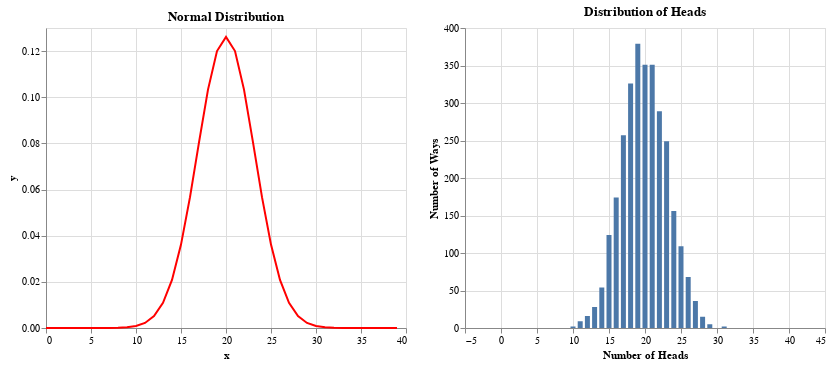

The code cell stored with this chart in its notebook:
### Markdown cell above
What does the plot look like? Does the bell shape ring a bell?

Now, we plot a Normal distribution with mean = `number_of_flips` and standard deviation = $\sqrt{mean/2}$  and check how it looks like.

### Code cell
from scipy.stats import norm

x = np.arange(0,num_of_flips)
mean = num_of_flips / 2
stddev = np.sqrt(mean / 2)
y = norm.pdf(x,mean,stddev)

data = pd.DataFrame({
    'x': x,
    'y': y
})
normal_chart = alt.Chart(data).mark_line(color='red').encode(
    alt.X('x'),
    y = 'y'
).properties(title='Normal Distribution',width=360)
normal_chart | bar_chart

### Figure 1 — Vega-Lite specification as saved in the notebook (floating-point values rounded to 4 significant figures)
{"config": {"view": {"continuousWidth": 400, "continuousHeight": 300}}, "hconcat": [{"data": {"name": "data-8b48908db5d271e2956e2a8272fc8e07"}, "mark": {"type": "line", "color": "red"}, "encoding": {"x": {"type": "quantitative", "field": "x"}, "y": {"type": "quantitative", "field": "y"}}, "title": "Normal Distribution", "width": 360}, {"data": {"name": "data-c7ad18303904753003e679bfb19caa8f"}, "mark": "bar", "encoding": {"x": {"type": "quantitative", "field": "Number of Heads"}, "y": {"type": "quantitative", "field": "Number of Ways"}}, "title": "Distribution of Heads", "width": 360}], "$schema": "https://vega.github.io/schema/vega-lite/v4.0.2.json", "datasets": {"data-8b48908db5d271e2956e2a8272fc8e07": [{"x": 0, "y": 2.6e-10}, {"x": 1, "y": 1.828e-09}, {"x": 2, "y": 1.162e-08}, {"x": 3, "y": 6.689e-08}, {"x": 4, "y": 3.483e-07}, {"x": 5, "y": 1.641e-06}, {"x": 6, "y": 6.996e-06}, {"x": 7, "y": 2.698e-05}, {"x": 8, "y": 9.419e-05}, {"x": 9, "y": 0.0002975}, {"x": 10, "y": 0.00085}, {"x": 11, "y": 0.002198}, {"x": 12, "y": 0.005142}, {"x": 13, "y": 0.01089}, {"x": 14, "y": 0.02085}, {"x": 15, "y": 0.03614}, {"x": 16, "y": 0.05669}, {"x": 17, "y": 0.08044}, {"x": 18, "y": 0.1033}, {"x": 19, "y": 0.12}, {"x": 20, "y": 0.1262}, {"x": 21, "y": 0.12}, {"x": 22, "y": 0.1033}, {"x": 23, "y": 0.08044}, {"x": 24, "y": 0.05669}, {"x": 25, "y": 0.03614}, {"x": 26, "y": 0.02085}, {"x": 27, "y": 0.01089}, {"x": 28, "y": 0.005142}, {"x": 29, "y": 0.002198}, {"x": 30, "y": 0.00085}, {"x": 31, "y": 0.0002975}, {"x": 32, "y": 9.419e-05}, {"x": 33, "y": 2.698e-05}, {"x": 34, "y": 6.996e-06}, {"x": 35, "y": 1.641e-06}, {"x": 36, "y": 3.483e-07}, {"x": 37, "y": 6.689e-08}, {"x": 38, "y": 1.162e-08}, {"x": 39, "y": 1.828e-09}], "data-c7ad18303904753003e679bfb19caa8f": [{"Number of Heads": 0, "Number of Ways": 0}, {"Number of Heads": 1, "Number of Ways": 0}, {"Number of Heads": 2, "Number of Ways": 0}, {"Number of Heads": 3, "Number of Ways": 0}, {"Number of Heads": 4, "Number of Ways": 0}, {"Number of Heads": 5, "Number of Ways": 0}, {"Number of Heads": 6, "Number of Ways": 0}, {"Number of Heads": 7, "Number of Ways": 0}, {"Number of Heads": 8, "Number of Ways": 0}, {"Number of Heads": 9, "Number of Ways": 0}, {"Number of Heads": 10, "Number of Ways": 2}, {"Number of Heads": 11, "Number of Ways": 9}, {"Number of Heads": 12, "Number of Ways": 16}, {"Number of Heads": 13, "Number of Ways": 28}, {"Number of Heads": 14, "Number of Ways": 54}, {"Number of Heads": 15, "Number of Ways": 124}, {"Number of Heads": 16, "Number of Ways": 174}, {"Number of Heads": 17, "Number of Ways": 257}, {"Number of Heads": 18, "Number of Ways": 326}, {"Number of Heads": 19, "Number of Ways": 379}, {"Number of Heads": 20, "Number of Ways": 351}, {"Number of Heads": 21, "Number of Ways": 351}, {"Number of Heads": 22, "Number of Ways": 289}, {"Number of Heads": 23, "Number of Ways": 249}, {"Number of Heads": 24, "Number of Ways": 156}, {"Number of Heads": 25, "Number of Ways": 109}, {"Number of Heads": 26, "Number of Ways": 68}, {"Number of Heads": 27, "Number of Ways": 36}, {"Number of Heads": 28, "Number of Ways": 15}, {"Number of Heads": 29, "Number of Ways": 5}, {"Number of Heads": 30, "Number of Ways": 0}, {"Number of Heads": 31, "Number of Ways": 2}, {"Number of Heads": 32, "Number of Ways": 0}, {"Number of Heads": 33, "Number of Ways": 0}, {"Number of Heads": 34, "Number of Ways": 0}, {"Number of Heads": 35, "Number of Ways": 0}, {"Number of Heads": 36, "Number of Ways": 0}, {"Number of Heads": 37, "Number of Ways": 0}, {"Number of Heads": 38, "Number of Ways": 0}, {"Number of Heads": 39, "Number of Ways": 0}, {"Number of Heads": 40, "Number of Ways": 0}]}}
